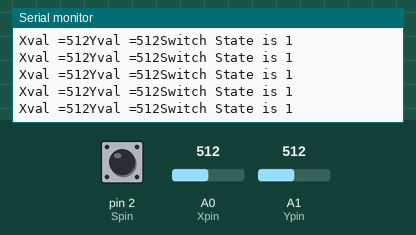
This sketch was run on a simulated Arduino Uno, built with avr-gcc and run on an emulated ATmega328P. Shown: the last lines printed to the serial monitor. The test bench sets the inputs (shaded band); at power-on: A0 (Xpin) = 512, A1 (Ypin) = 512, pin 2 (Spin) HIGH.

Above: at 1.2 s.
1.3 s: A0 (Xpin) set to 716
At 1.76 s:
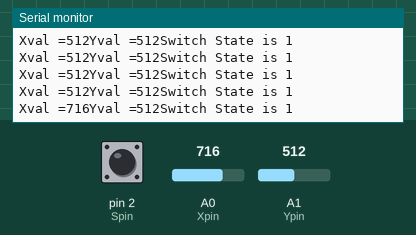
2.8 s: A1 (Ypin) set to 716
At 2.97 s:
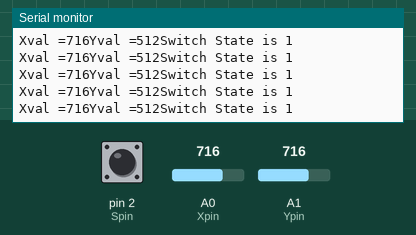
4.3 s: pin 2 (Spin) pulled LOW for 0.25 s
At 4.77 s:
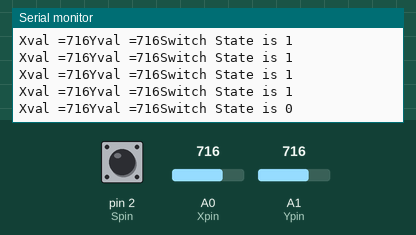
6.0 s: A0 (Xpin) set to 900
At 6.18 s:
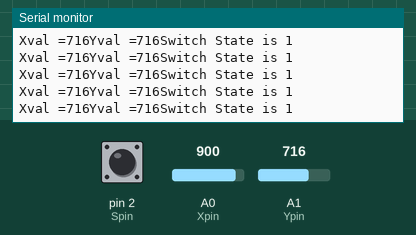
7.5 s: pin 2 (Spin) pulled LOW for 1 s
At 7.99 s:
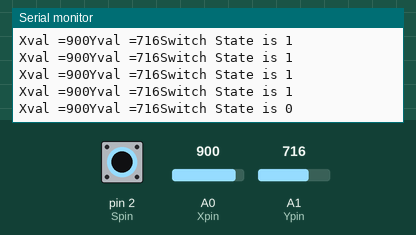
10.0 s: A1 (Ypin) set to 900
At 10.0 s:
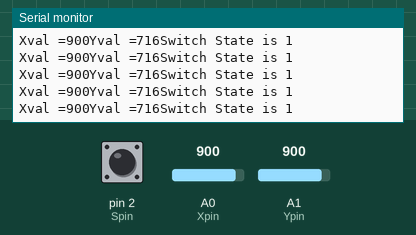
Timing chart, 0 to 12.5 s (numbered marks = the images above; inputs shaded):
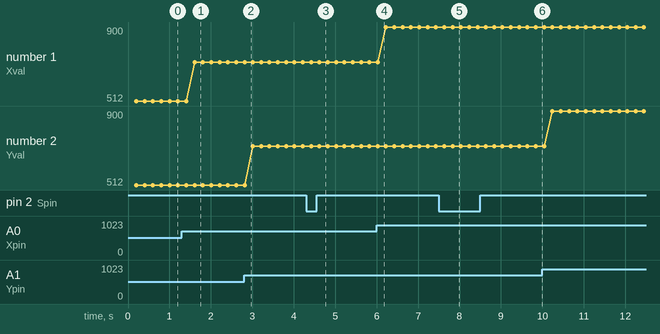

Measured:
- after the input at 1.3 s, the serial monitor: prints a new line after 0.31 s (image 1)
- after the input at 4.3 s, the serial monitor: prints a new line after 0.32 s (image 3)
- after the input at 7.5 s, the serial monitor: prints a new line after 0.33 s (image 5)
- plotted number 1: 512 → 716 after the input at 1.3 s, 716 → 900 after the input at 6.0 s

The sketch:

joystick.ino
```cpp
int Xpin=A0;
int Ypin=A1;
int Spin=2;
int Xval;
int Yval;
int Sval;
int dt=200;

void setup() {
  // put your setup code here, to run once:
Serial.begin(9600);
pinMode(Xpin,INPUT);
pinMode(Ypin,INPUT);
pinMode(Spin,INPUT);
digitalWrite(Spin,HIGH);
}

void loop() {
  // put your main code here, to run repeatedly:

  Xval=analogRead(Xpin);
  Yval=analogRead(Ypin);
  Sval=digitalRead(Spin);

  delay(dt);
  Serial.print("Xval =");
  Serial.print(Xval);

  Serial.print("Yval =");
  Serial.print(Yval);

  Serial.print("Switch State is ");
  Serial.println(Sval);

}
```
